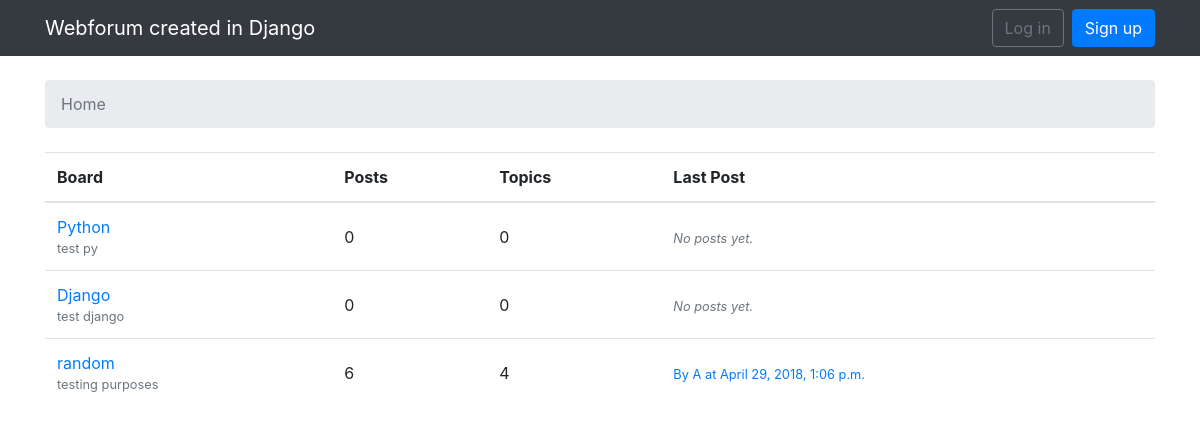
The page / on the database its author committed.
### boards/models.py (models this page shows, shortened)
class Board(models.Model):
    name = models.CharField(max_length=30, unique=True)
    description = models.CharField(max_length=100)
    def get_posts_count(self):
        return Post.objects.filter(topic__board=self).count()
    def get_last_post(self):
        return Post.objects.filter(topic__board=self).order_by('-created_at').first()

class Post(models.Model):
    message = models.TextField(max_length=4000)
    topic = models.ForeignKey(Topic, on_delete=models.CASCADE, related_name='posts')
    created_at = models.DateTimeField(auto_now_add=True)
    updated_at = models.DateTimeField(null=True)
    created_by = models.ForeignKey(User, on_delete=models.DO_NOTHING, related_name='posts')
    updated_by = models.ForeignKey(User, on_delete=models.DO_NOTHING, null=True, related_name='+')

### boards/views.py (the view)
# urls.py: 2. Add a URL to urlpatterns:  path('', views.home, name='home')
def home(request):
    boards = Board.objects.all()
    return render(request, 'home.html', {'boards': boards})

### boards/templates/home.html
{% extends 'base.html' %}
{% block breadcrumb %}
  <li class="breadcrumb-item active">Home</li>
{% endblock %}
{% block content %}
  <table class="table">
    <thead class="thead-inverse">
      <tr>
        <th>Board</th>
        <th>Posts</th>
        <th>Topics</th>
        <th>Last Post</th>
      </tr>
    </thead>
    <tbody>
      {% for board in boards %}
        <tr>
          <td>
            <a href="{% url 'board_topics' board.pk %}">{{ board.name }}</a>
            <small class="text-muted d-block">{{ board.description }}</small>
          </td>
          <td class="align-middle">
            {{ board.get_posts_count }}
          </td>
          <td class="align-middle">
            {{ board.topics.count }}
          </td>
          <td class="align-middle">
            {% with post=board.get_last_post %}
            {% if post %}
              <small>
                <a href="{% url 'topic_posts' board.pk post.topic.pk %}">
                  By {{ post.created_by.username }} at {{ post.created_at }}
                </a>
              </small>
            {% else %}
              <small class="text-muted">
                <em>No posts yet.</em>
              </small>
            {% endif %}
          {% endwith %}
          </td>
        </tr>
      {% endfor %}
    </tbody>
  </table>
{% endblock %}

### rows shown on the page
Board: name "Python", description "test py", get_posts_count "0", topics.count "0", shows "No posts yet."
Board: name "Django", description "test django", get_posts_count "0", topics.count "0", shows "No posts yet."
Board: name "random", description "testing purposes", get_posts_count "6", topics.count "4", get_last_post.created_by.username "A", get_last_post.created_at "April 29, 2018, 1:06 p.m."
